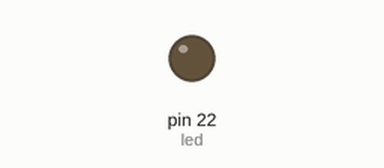
This program was run on a simulated MicroPython board. Parts: output pins drawn as LEDs (lit = HIGH). WiFi joins after 1.5 s; a reset restarts the program; outgoing connections fail; library files of the repository ran but are not shown: bmp180.py; what the program prints to the serial console is not drawn.

Above: at 1.0 s.
At 2.5 s:
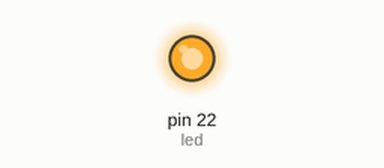
Timing chart, 0 to 7.6 s (numbered marks = the images above):
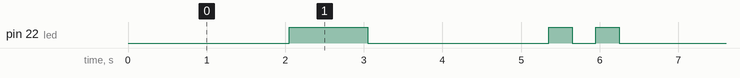

Measured:
- by itself, pin 22 (led): repeats every 5.9 s: LOW 2.3 s, HIGH 0.30 s, LOW 0.30 s, HIGH 0.30 s, LOW 1.7 s, HIGH 1.0 s
- by itself, everything shown: repeats every 5.9 s, in 6 steps

The program:

main.py
```python
import machine
import onewire
import ds18x20
import network
import socket
import time

# Настройка пинов и устройств
dat = machine.Pin(4)
ow = onewire.OneWire(dat)
ds = ds18x20.DS18X20(ow)
led = machine.Pin(22, machine.Pin.OUT)

WIFI_SSID = "NR-410-3b1f"
WIFI_PASSWORD = "micro123"
server_ip = "192.168.1.207"
server_port = 12345

# Поиск датчиков
try:
    roms = ds.scan()
    if not roms:
        raise Exception("Нет датчиков")
except Exception:
    for _ in range(3):
        led.value(1)
        time.sleep(0.2)
        led.value(0)
        time.sleep(0.2)
    machine.reset()

# Функция мигания
def blink(times, duration=0.3, pause=0.3):
    for _ in range(times):
        led.value(1)
        time.sleep(duration)
        led.value(0)
        time.sleep(pause)
    time.sleep(1)

# Подключение к Wi-Fi
def connect_wifi():
    sta_if = network.WLAN(network.STA_IF)
    sta_if.active(True)
    sta_if.connect(WIFI_SSID, WIFI_PASSWORD)

    timeout = 15
    while not sta_if.isconnected() and timeout > 0:
        time.sleep(1)
        timeout -= 1
    if not sta_if.isconnected():
        blink(1)
        machine.reset()
    else:
        blink(1, duration=1)

# Подключение к серверу
def connect_server():
    try:
        s = socket.socket(socket.AF_INET, socket.SOCK_STREAM)
        s.connect((server_ip, server_port))
        blink(2, duration=1)
        return s
    except Exception:
        blink(2)
        machine.reset()

from bmp180 import BMP180

# Настройка I2C для BMP180
i2c = machine.I2C(scl=machine.Pin(26), sda=machine.Pin(25))
bmp = BMP180(i2c)
bmp.oversample_sett = 2
bmp.sea_level_pressure = 101325

roms = ds.scan()
if not roms:
    blink(3)
    machine.reset()

# Основной цикл
connect_wifi()
sock = connect_server()

while True:
    try:
        ds.convert_temp()
        time.sleep_ms(750)
        for rom in roms:
            temp = ds.read_temp(rom)
            bmp.measure()
            pressure = bmp.pressure / 133.322
            if temp is None or pressure is None:
                raise ValueError("Ошибка датчика")
            data = f"{temp:.2f},{pressure:.2f}"
            sock.send(data.encode())
            print("Отправлено:", temp)
            blink(2, duration=0.2, pause=0.2)
        time.sleep(40)
    except Exception:
        blink(3)
        machine.reset()
```

boot.py
```python
#This file is executed on every boot (including wake-boot from deepsleep)
import esp
esp.osdebug(None)
import webrepl
webrepl.start()
print ("Webrepl started")
import main
```
